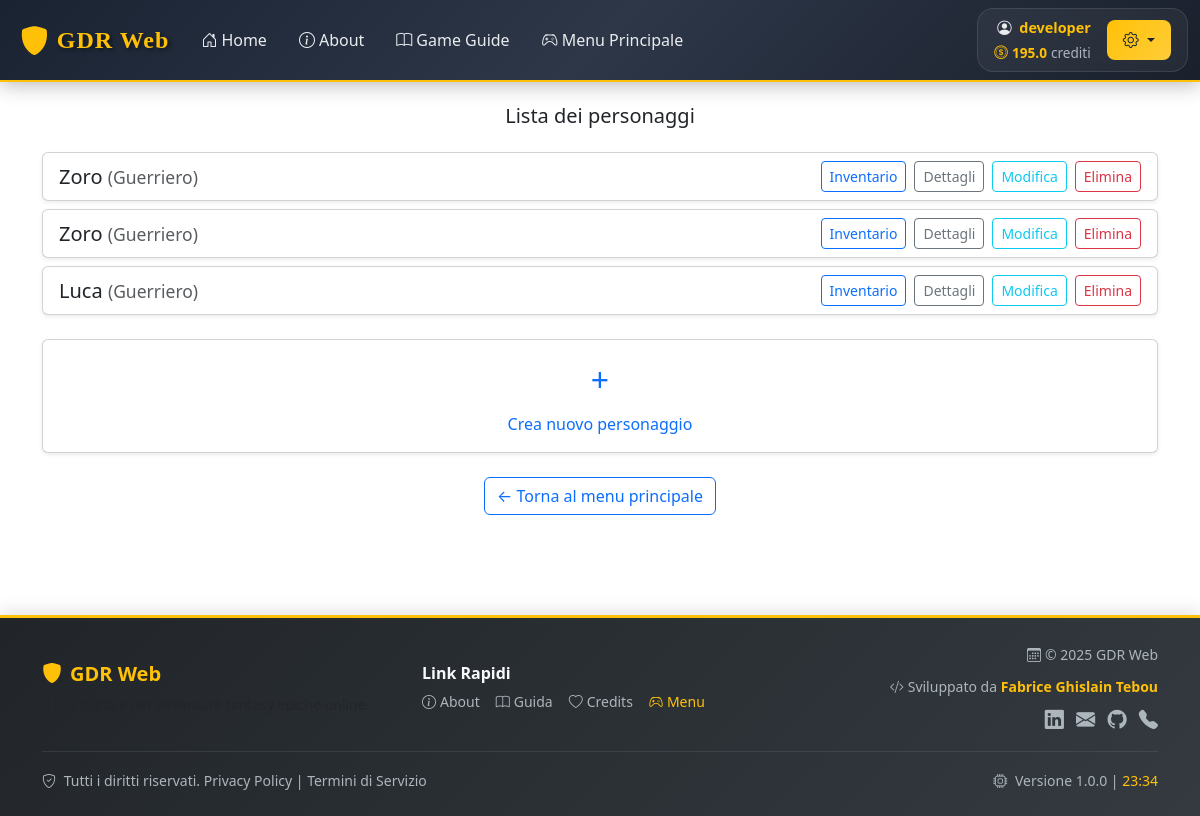
The app's page /characters (signed in), older data.
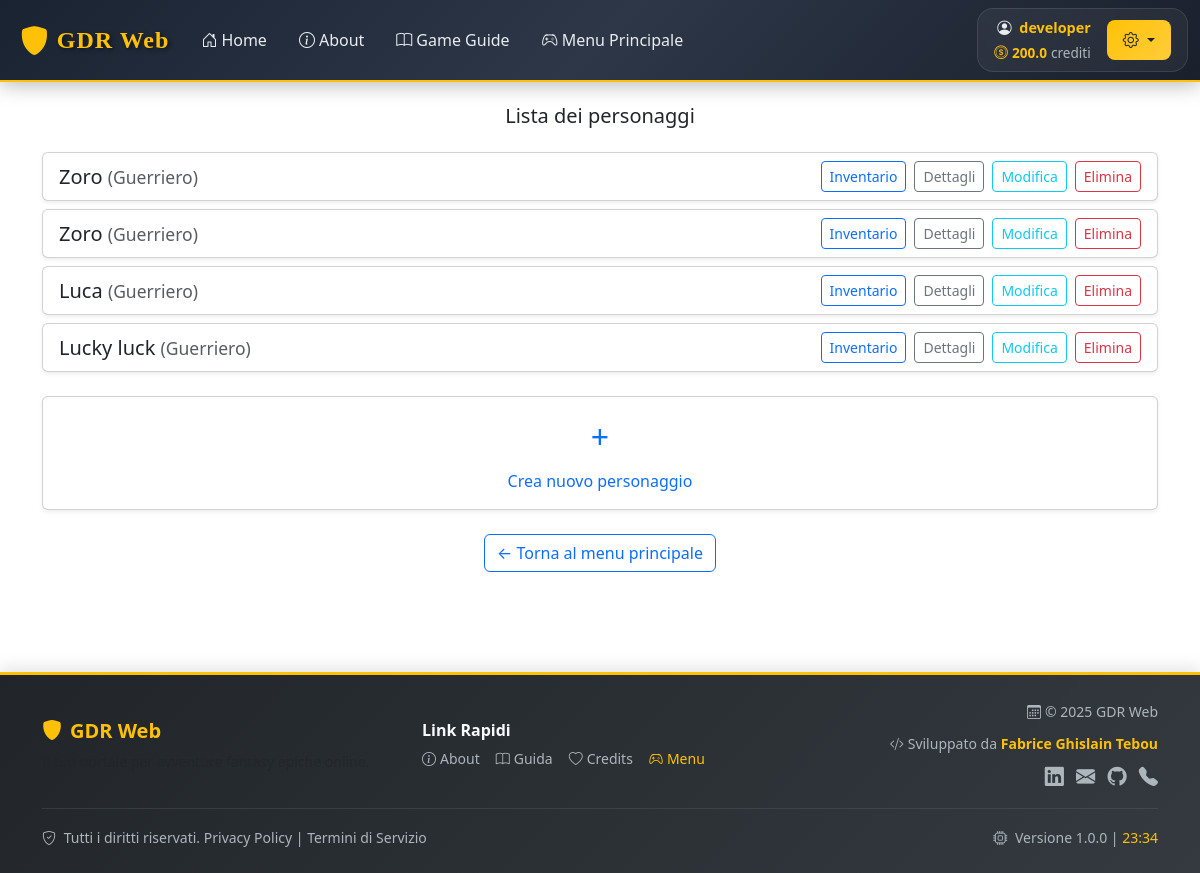
The same page, newer data.
### auth/models.py (models this page shows)
class User(UserMixin, db.Model):
    id = db.Column(db.Integer, primary_key=True)
    nome = db.Column(db.String(80), nullable=False)
    email = db.Column(db.String(80), unique=True, nullable=False)
    password_hash = db.Column(db.String(128), nullable=False)
    crediti = db.Column(db.Float, nullable=False)
    character_ids = db.Column(
        JSON,               # su SQLite sarà un TEXT che SQLAlchemy serializza in JSON
        nullable=False,
        default=list        # ad ogni nuovo Utente character_ids = []
    )

### characters/routes.py (the view)
@characters_bp.route('/characters', methods=['GET'])
@login_required
def show_chars():
    owned_chars = load_char()
    lista_pers_utente = get_owned_chars(owned_chars)
    logger.info(f"Lista personaggi richiesta - Count: {len(lista_pers_utente)}")
    return render_template(
        'list_char.html',
        personaggi=lista_pers_utente
    )

### app.py (called while the page is built)
@login_manager.user_loader
def load_user(user_id):
    return User.query.get(int(user_id))

### characters/routes.py (called while the page is built)
@characters_bp.route('/load_char')
@login_required
def load_char():
    all_char_files = get_user_character_files()
    owned_chars = filter_owned_characters(current_user.character_ids or [])
    if not owned_chars:
        return []
    logger.info(f"Caricati {len(owned_chars)} personaggi per utente {current_user.email}")
    return owned_chars

@characters_bp.route('/get_owned_chars')
def get_owned_chars(owned_chars):
    personaggi_posseduti = LoadMultipleCharactersJson(owned_chars)
    return personaggi_posseduti

### characters/utils.py (called while the page is built)
def LoadCharacterJson(char_id: str) -> Optional[Dict]:
    try:
        path = os.path.join(DATA_DIR_PGS, f"{char_id}.json")
        if not os.path.exists(path):
            logger.warning(f"File personaggio non trovato: {char_id}")
            return None
        with open(path, "r", encoding='utf-8') as file:
            char_dict = json.load(file)
        character = schema.load(char_dict)
        validated_dict = schema.dump(character)
        return validated_dict
    except Exception as e:
        logger.error(f"Errore caricamento personaggio {char_id}: {str(e)}")
        return None

def get_user_character_files() -> List[str]:
    try:
        files = os.listdir(DATA_DIR_PGS)
        char_ids = []
        for file in files:
            if file.endswith('.json') and file != '.gitkeep':
                filename = os.path.splitext(file)[0]
                char_ids.append(filename)
        return char_ids
    except Exception as e:
        logger.error(f"Errore lettura directory personaggi: {str(e)}")
        return []

def filter_owned_characters(user_char_ids: List[str]) -> List[str]:
    if not user_char_ids:
        return []
    all_files = get_user_character_files()
    owned_chars = [char_id for char_id in user_char_ids if char_id in all_files]
    logger.info(f"Filtrati {len(owned_chars)} personaggi posseduti da {len(user_char_ids)} totali")
    return owned_chars

def LoadMultipleCharactersJson(char_ids: List[str]) -> List[Dict]:
    characters = []
    for char_id in char_ids:
        char_data = LoadCharacterJson(char_id)
        if char_data:
            characters.append(char_data)
    logger.info(f"Caricati {len(characters)} personaggi da {len(char_ids)} richiesti")
    return characters

### gioco/schemas/personaggio.py (called while the page is built)
def get_all_subclasses(cls):
    subclasses = set()
    for subclass in cls.__subclasses__():
        subclasses.add(subclass)
    return subclasses

### templates/list_char.html (shortened to what this page needs)
{% extends "layout.html" %}
{% block content %}
<h5 class="my-4 text-center">Lista dei personaggi</h5>
{% if personaggi %}
    {% for personaggio in personaggi %}
        <div class="card mb-2 shadow-sm px-3 py-2">
            <div class="d-flex justify-content-between align-items-center">
                <div>
                    <h5 class="mb-0">
                        {{ personaggio['nome'] }}
                        <small class="text-muted">({{ personaggio['classe'] }})</small>
                    </h5>
                </div>
                <div class="d-flex gap-2 flex-wrap">
                    <form method="get" action="{{ url_for('inventory.inventory') }}">
                        <button type="submit" class="btn btn-outline-primary btn-sm">Inventario</button>
                    </form>
                    <form method="get" action="{{ url_for('characters.char_details', char_id=personaggio['id']) }}">
                        <button type="submit" class="btn btn-outline-secondary btn-sm">Dettagli</button>
                    </form>
                    <form method="get" action="{{ url_for('characters.edit_char', char_id=personaggio['id']) }}">
                        <button type="submit" class="btn btn-outline-info btn-sm">Modifica</button>
                    </form>
                    <form method="post" action="{{ url_for('characters.char_delete', char_id=personaggio['id']) }}">
                        <button type="submit" class="btn btn-outline-danger btn-sm"
                                onclick="return confirm('Eliminare {{ personaggio['nome'] }}?')">
                             Elimina
                        </button>
                    </form>
                </div>
            </div>
        </div>
    {% endfor %}
{% else %}
    <div class="alert alert-warning text-center" role="alert">
        Nessun personaggio trovato. Crea il tuo primo personaggio per iniziare l'avventura!
    </div>
{% endif %}
<div class="card my-4 shadow-sm text-center" style="cursor: pointer;"
     onclick="window.location.href='{{ url_for('characters.create_char') }}'">
    <div class="card-body">
        <span style="font-size: 2rem; color: #0d6efd;">+</span>
        <p class="mt-2 mb-0 text-primary">Crea nuovo personaggio</p>
    </div>
</div>
<div class="text-center mt-4">
    <a href="{{ url_for('gioco.menu') }}" class="btn btn-outline-primary">
        ← Torna al menu principale
    </a>
</div>
{% endblock %}

### templates/layout.html (shortened to what this page needs)
<!DOCTYPE html>
<html lang="it">
<head>
    <link href="https://cdn.jsdelivr.net/npm/bootstrap@5.3.0/dist/css/bootstrap.min.css" rel="stylesheet">
    <link href="https://cdn.jsdelivr.net/npm/bootstrap-icons@1.10.5/font/bootstrap-icons.css" rel="stylesheet">
</head>
<body class="d-flex flex-column min-vh-100">
    {% include "header.html" %}
    <main class="container flex-grow-1" style="padding-top: 80px; padding-bottom: 100px;">
        {% block content %}{% endblock %}
    </main>
    {% include "footer.html" %}
</body>
</html>

### templates/header.html (shortened to what this page needs)
<nav class="navbar navbar-expand-lg fixed-top mb-4 fantasy-navbar">
  <div class="container-fluid">
    <a class="navbar-brand fantasy-brand ms-2" href="{{ url_for('gioco.index') }}">
      <i class="bi bi-shield-fill brand-icon"></i>
      <span class="brand-text">GDR Web</span>
    </a>
    <div class="collapse navbar-collapse" id="navbarNav">
      <ul class="navbar-nav me-auto">
        <li class="nav-item">
          <a class="nav-link fantasy-nav-link {% if request.endpoint == 'gioco.index' %}active{% endif %}" href="{{ url_for('gioco.index') }}">
            <i class="bi bi-house-door me-1"></i>Home
          </a>
        </li>
        <li class="nav-item">
          <a class="nav-link fantasy-nav-link {% if request.endpoint == 'gioco.about' %}active{% endif %}" href="{{ url_for('gioco.about') }}">
            <i class="bi bi-info-circle me-1"></i>About
          </a>
        </li>
        <li class="nav-item">
          <a class="nav-link fantasy-nav-link {% if request.endpoint == 'gioco.guide_game' %}active{% endif %}" href="{{ url_for('gioco.guide_game') }}">
            <i class="bi bi-book me-1"></i>Game Guide
          </a>
        </li>
        <li class="nav-item">
          <a class="nav-link fantasy-nav-link {% if request.endpoint == 'gioco.menu' %}active{% endif %}" href="{{ url_for('gioco.menu') }}">
            <i class="bi bi-controller me-1"></i>Menu Principale
          </a>
        </li>
      </ul>
    </div>
    <div class="d-flex align-items-center ms-auto user-section">
      {% if current_user.is_authenticated %}
        <div class="user-info me-3">
          <span class="user-welcome">
            <i class="bi bi-person-circle me-1"></i>
            <span class="user-name">{{ current_user.nome }}</span>
          </span>
          <div class="credits-display">
            <i class="bi bi-coin text-warning me-1"></i>
            <span class="credits-amount">{{ current_user.crediti }}</span>
            <span class="credits-label">crediti</span>
          </div>
        </div>
        <div class="dropdown">
          <button class="btn fantasy-btn dropdown-toggle" type="button" data-bs-toggle="dropdown" aria-expanded="false">
            <i class="bi bi-gear"></i>
          </button>
        </div>
      {% endif %}
    </div>
  </div>
</nav>

### templates/footer.html (shortened to what this page needs)
<footer class="footer mt-auto py-4 bg-dark text-light">
  <div class="container">
    <div class="row align-items-center">
      <div class="col-md-4 mb-3 mb-md-0">
        <h5 class="text-warning fw-bold mb-2">
          <i class="bi bi-shield-fill me-2"></i>GDR Web
        </h5>
        <p class="small text-muted mb-0">
        </p>
      </div>
      <div class="col-md-4 mb-3 mb-md-0">
        <h6 class="text-light fw-semibold mb-2">Link Rapidi</h6>
        <div class="d-flex flex-wrap gap-3">
          <a href="{{ url_for('gioco.about') }}" class="text-light-gray text-decoration-none small hover-link">
            <i class="bi bi-info-circle me-1"></i>About
          </a>
          <a href="{{ url_for('gioco.guide_game') }}" class="text-light-gray text-decoration-none small hover-link">
            <i class="bi bi-book me-1"></i>Guida
          </a>
          <a href="{{ url_for('gioco.credits') }}" class="text-light-gray text-decoration-none small hover-link">
            <i class="bi bi-heart me-1"></i>Credits
          </a>
          {% if current_user.is_authenticated %}
          <a href="{{ url_for('gioco.menu') }}" class="text-warning text-decoration-none small hover-link">
            <i class="bi bi-controller me-1"></i>Menu
          </a>
          {% else %}
          <a href="{{ url_for('auth.login') }}" class="text-warning text-decoration-none small hover-link">
            <i class="bi bi-box-arrow-in-right me-1"></i>Login
          </a>
          {% endif %}
        </div>
      </div>
      <div class="col-md-4 text-md-end">
        <div class="mb-2">
          <span class="text-light-gray small">
            <i class="bi bi-calendar3 me-1"></i>&copy; 2025 GDR Web
          </span>
        </div>
        <div class="mb-2">
          <span class="text-light-gray small">
            <i class="bi bi-code-slash me-1"></i>Sviluppato da
            <span class="text-warning fw-semibold">Fabrice Ghislain Tebou</span>
          </span>
        </div>
        <div class="social-links">
          <a href="https://www.linkedin.com/in/fabrice-ghislain-tebou-72000b211"
             target="_blank"
             class="text-light-gray me-2"
             title="LinkedIn Profile"
             aria-label="LinkedIn">
            <i class="bi bi-linkedin"></i>
          </a>
          <a href="mailto:ghislaintebou@gmail.com"
             class="text-light-gray me-2"
             title="ghislaintebou@gmail.com"
             aria-label="Email">
            <i class="bi bi-envelope-fill"></i>
          </a>
          <a href="https://github.com/FabriceGhislain7"
             target="_blank"
             class="text-light-gray me-2"
             title="GitHub Profile"
             aria-label="GitHub">
            <i class="bi bi-github"></i>
          </a>
          <a href="tel:+393519957025"
             class="text-light-gray"
             title="+39 351 995 7025"
             aria-label="Telefono">
            <i class="bi bi-telephone-fill"></i>
          </a>
        </div>
      </div>
    </div>
    <hr class="my-3 border-secondary">
    <div class="row align-items-center">
      <div class="col-md-6">
        <span class="text-light-gray small">
          <i class="bi bi-shield-check me-1"></i>
          Tutti i diritti riservati.
          <a href="#" class="text-light-gray text-decoration-none hover-link">Privacy Policy</a> |
          <a href="#" class="text-light-gray text-decoration-none hover-link">Termini di Servizio</a>
        </span>
      </div>
      <div class="col-md-6 text-md-end">
        <span class="text-light-gray small">
          <i class="bi bi-cpu me-1"></i>
          Versione 1.0.0 |
          <span id="current-time" class="text-warning"></span>
        </span>
      </div>
    </div>
  </div>
</footer>

### templates/header.html (style rules this page uses)
.fantasy-navbar { background: linear-gradient(135deg, #1a2332 0%, #2d3748 50%, #1a202c 100%) !important; backdrop-filter: blur(10px); border-bottom: 2px solid #ffc107; box-shadow: 0 2px 20px rgba(0,0,0,0.3); min-height: 70px; padding: 0.5rem 0; }
.fantasy-brand { display: flex; align-items: center; font-weight: bold; font-size: 1.5rem; color: #ffc107 !important; text-decoration: none; position: relative; transition: all 0.3s ease; }
.brand-icon { font-size: 1.8rem; margin-right: 0.5rem; animation: shieldGlow 2s ease-in-out infinite alternate; }
.brand-text { font-family: 'Georgia', serif; letter-spacing: 1px; text-shadow: 2px 2px 4px rgba(0,0,0,0.5); }
.fantasy-nav-link { color: #e9ecef !important; font-weight: 500; padding: 0.75rem 1rem !important; border-radius: 0.5rem; transition: all 0.3s ease; position: relative; }
.fantasy-nav-link::after { content: ''; position: absolute; bottom: 0; left: 50%; width: 0; height: 2px; background-color: #ffc107; transition: all 0.3s ease; transform: translateX(-50%); }
.user-section { background: rgba(255, 255, 255, 0.05); border-radius: 1rem; padding: 0.5rem 1rem; backdrop-filter: blur(5px); border: 1px solid rgba(255, 255, 255, 0.1); }
.user-info { text-align: right; }
.user-welcome { display: block; color: #e9ecef; font-size: 0.9rem; margin-bottom: 0.25rem; }
.user-name { color: #ffc107; font-weight: 600; }
.credits-display { display: flex; align-items: center; justify-content: flex-end; font-size: 0.85rem; }
.credits-amount { color: #ffc107; font-weight: bold; margin-right: 0.25rem; }
.credits-label { color: #adb5bd; }
.fantasy-btn { background: linear-gradient(135deg, #ffc107 0%, #ffcd39 100%); border: none; color: #1a2332; font-weight: 600; padding: 0.5rem 1rem; border-radius: 0.5rem; transition: all 0.3s ease; }

### templates/footer.html (style rules this page uses)
.text-light-gray { color: #adb5bd !important; }
.footer { background: linear-gradient(135deg, #212529 0%, #343a40 100%) !important; border-top: 3px solid #ffc107; box-shadow: 0 -5px 15px rgba(0,0,0,0.1); }
.hover-link { transition: all 0.3s ease; position: relative; }
.hover-link::after { content: ''; position: absolute; bottom: -2px; left: 0; width: 0; height: 1px; background-color: #ffc107; transition: width 0.3s ease; }
.social-links a { font-size: 1.2rem; transition: all 0.3s ease; display: inline-block; }
#current-time { animation: pulse 2s infinite; }
.footer h5 i { animation: shieldGlow 3s ease-in-out infinite alternate; cursor: pointer; }

Row changes from the older to the newer data that the page shows:
changed User "developer": crediti "195.0" → "200.0"
Text that changed along with them:
new list line: "Lucky luck ( Guerriero ) Inventario Dettagli Modifica Elimina"
